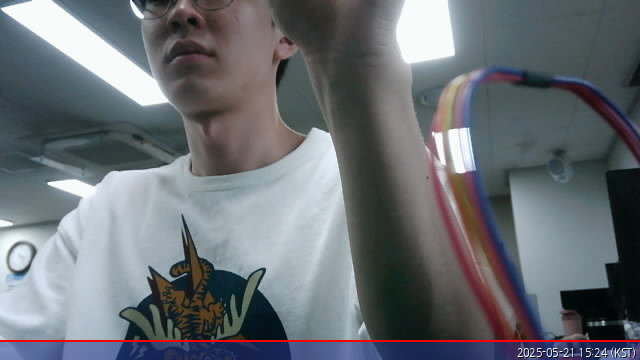
#> input picture cvtest/c2.jpg, 640 x 360 px
$ python conp.py
#> lines starting #> are read from the running program, lines starting #| are printed output that depends on the picture; after the words box and inside, x2 and y2 are one past the last pixel; in counts of white or black regions, pixels touching at a corner belong together
import cv2

s1 = cv2.imread('c2.jpg')
#> s1 is the input picture: shape (360, 640, 3); mean B, G, R 116.2, 111.1, 106.2
s2 = cv2.imread('c3.jpg')
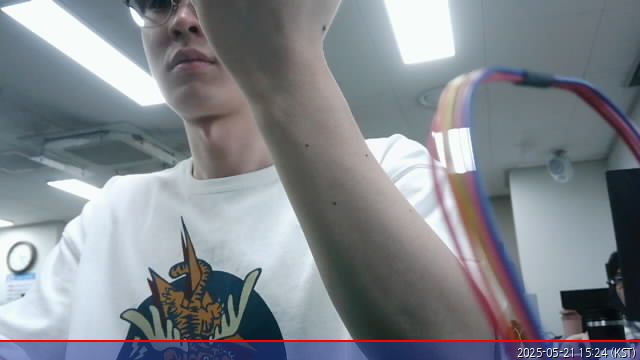
#> input picture cvtest/c3.jpg, 640 x 360 px
#> s2 is the input picture: shape (360, 640, 3); mean B, G, R 140.7, 134.5, 129.7

diff = cv2.absdiff(s1, s2)
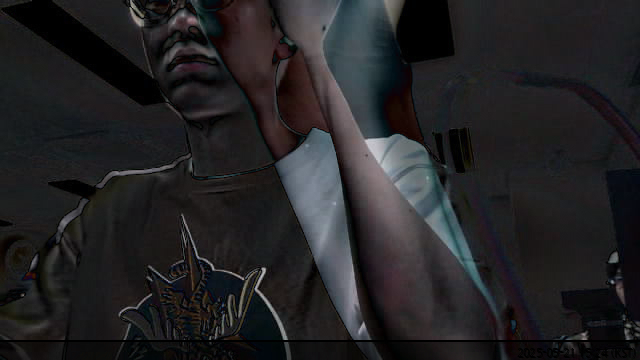
#> diff: shape (360, 640, 3); mean B, G, R 36.7, 34.9, 35.6
gray_diff = cv2.cvtColor(diff, cv2.COLOR_BGR2GRAY)

r, thre = cv2.threshold(gray_diff, 120, 255, cv2.THRESH_BINARY) # 인계효과
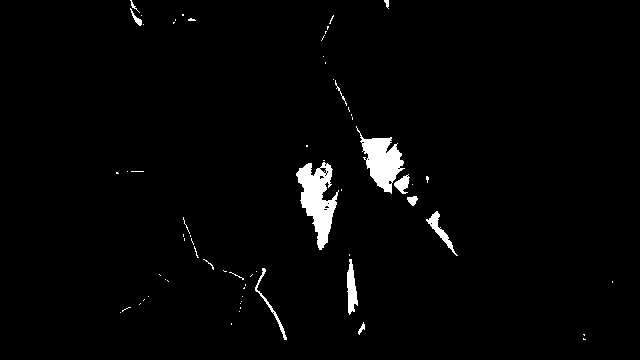
#> thre: shape (360, 640); 2.1% white; 67 white regions (54 under 20 px), largest, box (x1, y1, x2, y2) and area: (296, 162, 339, 250) 1867, (356, 126, 405, 194) 1489, (347, 259, 358, 315) 378
cann = cv2.Canny(diff, 100, 200)
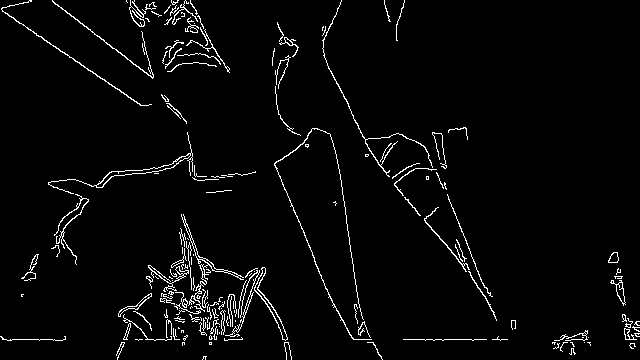
#> cann: shape (360, 640); 3.2% white in thin lines or dots
cont, r=cv2.findContours(thre, cv2.RETR_EXTERNAL,cv2.CHAIN_APPROX_SIMPLE)
#> cont = 67 contours, 58 with area under 20; largest, box (x1, y1, x2, y2) and area: (296, 162, 339, 250) 1770, (356, 126, 405, 194) 1387, (347, 259, 358, 315) 317, (426, 211, 458, 256) 252, (394, 174, 410, 194) 146; r = 67 rows, first 6: [1, -1, -1, -1], [2, 0, -1, -1], [3, 1, -1, -1], [4, 2, -1, -1], [5, 3, -1, -1], [6, 4, -1, -1]

# cv2.drawContours(s1, cont, -1, (0, 255, 0), 2)

# cv2.imshow('s1',s1)
# cv2.imshow('s2',s2)

cv2.imshow("diff", diff)
cv2.imshow("Canny", cann)

for a in cont:
    x,y,w,h = cv2.boundingRect(a)
    cv2.rectangle(thre, (x,y), (x+w,y+h), (255, 0, 0), 2)
#> this loop made 67 passes
#> (x, y, w, h) on passes 4, 5, 6, 8, 9, 11, 13, 14, 19, 22, 23, 25: (358, 322, 7, 13), (120, 312, 1, 1), (239, 311, 1, 1), (122, 307, 9, 5), (240, 303, 1, 1), (241, 301, 1, 1), (242, 296, 1, 1), (148, 296, 1, 1), (165, 279, 1, 1), (229, 272, 15, 8), (256, 271, 1, 1), (255, 268, 32, 72)
#> (a, x, y, w, h) on passes 1, 2, 3, 7, 10, 12: ([[583, 338], [583, 339], [585, 339], [584, 339]], 583, 338, 3, 2), ([[583, 334], [584, 335], [584, 334]], 583, 334, 2, 2), ([[231, 323], [231, 324]], 231, 323, 1, 2), ([[240, 307], [240, 308]], 240, 307, 1, 2), ([[140, 303], [139, 304]], 139, 303, 2, 2), ([[144, 299], [143, 300]], 143, 299, 2, 2)
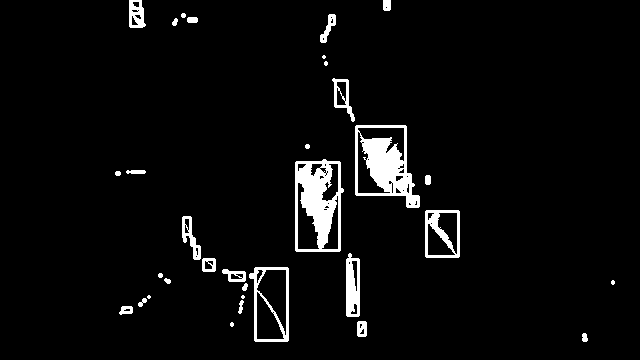
#> thre: shape (360, 640); 4.3% white; 33 white regions (6 under 20 px), largest, box (x1, y1, x2, y2) and area: (295, 159, 344, 252) 2646, (355, 125, 420, 208) 2611, (249, 267, 289, 342) 843
cv2.imshow("Threashold", thre)

# cv2.imshow("Contours", s1)

cv2.waitKey(0)
#> (the run stopped early here; a loop or call above may not have finished)
